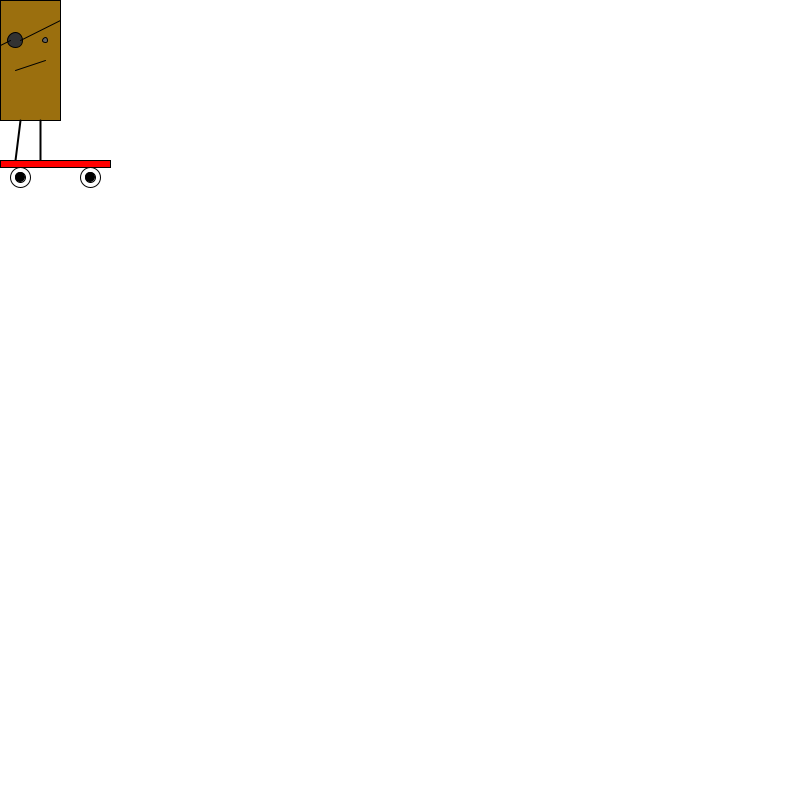
Frame 1 (no input)
Frame 60 (the mouse pressed at the canvas centre just before this capture): identical to frame 1, image omitted
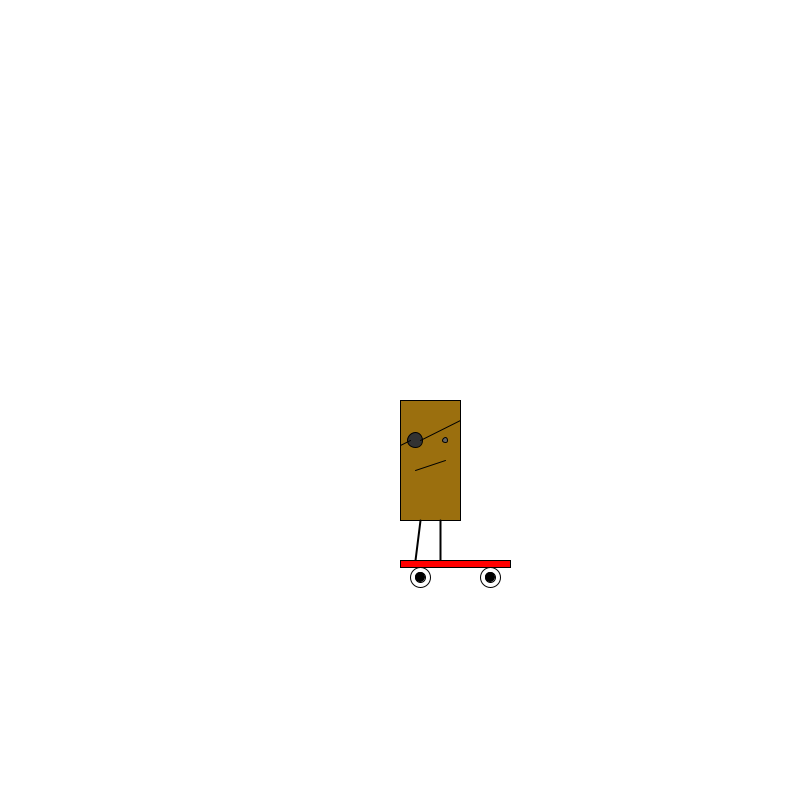
Frame 120 (the mouse held since frame 60 and released just before this capture)

The Processing sketch that drew these frames (run headless with seeded random() and noise(); from frame 60 on, the mouse is pressed at the canvas centre):

// Processing sketch: processing_595
// ── processing_595.pde

void setup(){
  // Set window size
  size(800,800);
  smooth();

}

void draw(){
  
  // Draw white background
  background(255);
  
  // Set Modes
  rectMode(CORNER);
  ellipseMode(CENTER);
  
  // Draw Bob's body
  stroke(0);
  fill(155,111,14);
  rect(mouseX,mouseY,60,120);
  
  //Draw Bob's eyes
  stroke(0);
  fill(50);
  ellipse(mouseX+15,mouseY+40,15,15);
  fill(100);
  ellipse(mouseX+45,mouseY+40,5,5);
  
  //Draw Bob's smile
  stroke(0);
  line(mouseX+15,mouseY+70,mouseX+45,mouseY+60);
  
  //Draw Bob's eyebrows
  stroke(0);
  line(mouseX+0,mouseY+45,mouseX+10,mouseY+40);
  line(mouseX+20,mouseY+40,mouseX+60,mouseY+20);
  
  //Draw Bob's legs
  stroke(0);
  strokeWeight(2);
  line(mouseX+20,mouseY+120,mouseX+15,mouseY+160);
  line(mouseX+40,mouseY+120,mouseX+40,mouseY+160);
  
  //Draw Bob's skateboard
  stroke(0);
  strokeWeight(1);
  fill(255,0,0);
  rect(mouseX,mouseY+160,110,7);
  fill(0);
  ellipse(mouseX+20,mouseY+177,10,10);
  ellipse(mouseX+90,mouseY+177,10,10);
  noFill();
  ellipse(mouseX+20,mouseY+177,20,20);
  ellipse(mouseX+90,mouseY+177,20,20);
  
  //Draw Bob's trajectory
  stroke(155);
}
